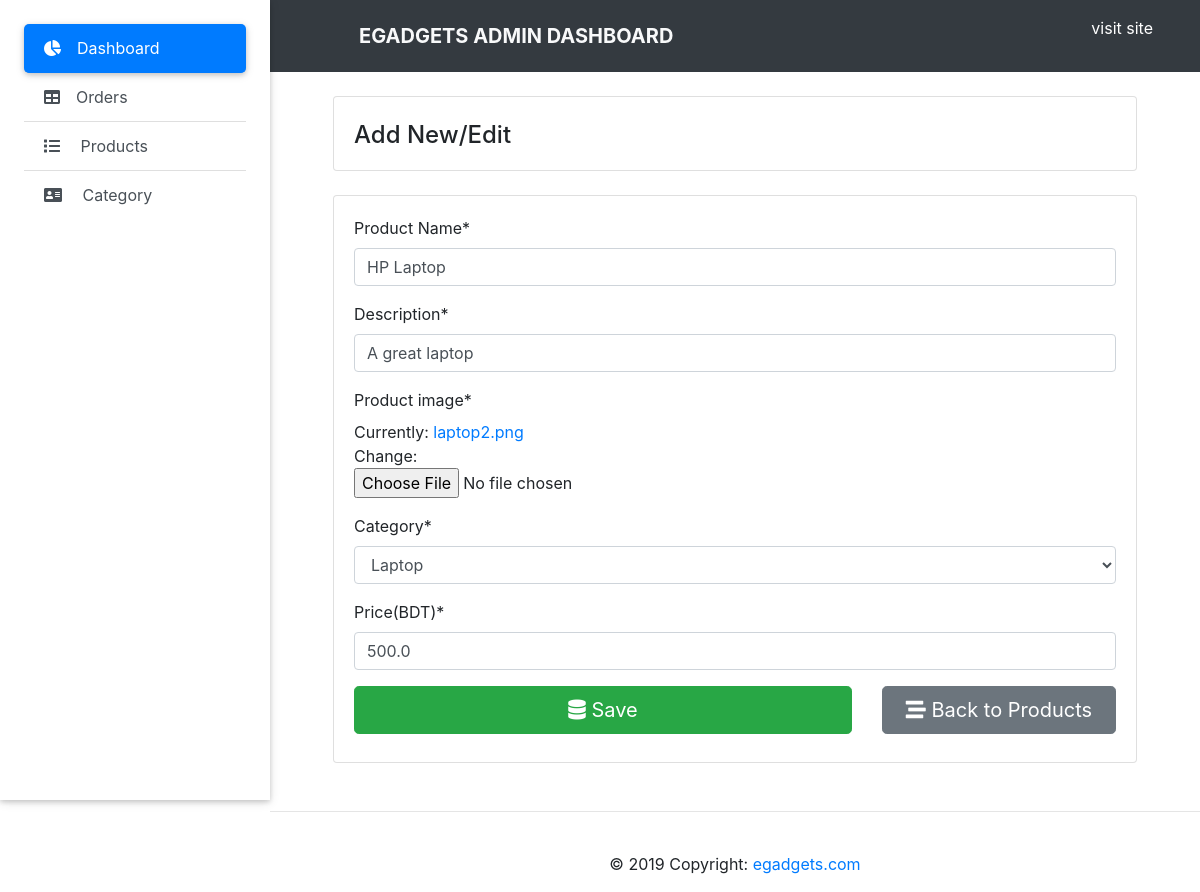
Screenshot of /product_update/5 (signed in) with the database file from the repository.
### product/models.py (models this page shows, shortened)
class Product(models.Model):
    title = models.CharField(max_length=100, null=True)
    description = models.CharField(max_length=1000, null=True)
    product_image = models.ImageField(default="product.jpg", null=True)
    category = models.ForeignKey(Category, null=True, on_delete=models.CASCADE)
    price = models.FloatField('Price : $', null=True)
    date_created = models.DateTimeField(auto_now_add=True, null=True)

class Category(models.Model):
    category = models.CharField(max_length=100, null=True)
    def __str__(self):
        return self.category

### accounts/decorators.py (the view)
        def wrapper_func(request, *args, **kwargs):
            group = None
            if request.user.groups.exists():
                group = request.user.groups.all()[0].name
            if group in allowed_roles:
                return view_func(request, *args, **kwargs)
            else:
                return HttpResponse(
                    '<div align="center" style="font-size:40px; color:red;margin:10%;">You are not authorized to view this page</div>')

### accounts/forms.py
class ProductForm(forms.ModelForm):
    class Meta:
        model = Product
        fields = '__all__'
        labels = {
            'title': 'Product Name',
            'price': 'Price(BDT)',
        }
    def __init__(self, *args, **kwargs):
        super(ProductForm, self).__init__(*args, **kwargs)
        self.fields['category'].empty_label = "Select Category"

### accounts/admin_views.py (called while the page is built, shortened)
@allowed_users(allowed_roles=['admin'])
def product_form(request, id=0):
    if request.method == "GET":
        if id == 0:
            form = ProductForm()
        else:
            product = Product.objects.get(id=id)
            form = ProductForm(instance=product)
        return render(request, "admin/product_form.html", {'form': form})

### accounts/templates/admin/product_form.html (shortened to what this page needs)
{% extends "admin.html" %} {% block admin%} {% load crispy_forms_tags %}
<main class="pt-5 mx-lg-5">
  <div class="container-fluid mt-1">
    <div class="card mt-5 mb-4 wow fadeIn">
      <div class="card-body d-sm-flex justify-content-between">
        <h4 class="mb-2 mb-sm-0 pt-1">
          <span>Add New/Edit</span>
        </h4>
      </div>
    </div>
    <div class="row wow fadeIn">
      <div class="col-md-12 mb-4">
        <div class="card">
          <div class="card-body">
            <form action="" method="post" autocomplete="off" enctype="multipart/form-data">
              {{form.title|as_crispy_field}}
              {{form.description|as_crispy_field}}
              {{form.product_image|as_crispy_field}}
              {{form.category|as_crispy_field}}
              {{form.price|as_crispy_field}}
              <div class="row">
                <div class="col-md-8 mb-2">
                  <button
                    type="submit"
                    class="btn btn-success btn-block btn-lg"
                  >
                    <i class="fas fa-database"></i> Save
                  </button>
                </div>
                <div class="col-md-4 mb-2">
                  <a
                    href="{% url 'product_view' %}"
                    class="btn btn-secondary btn-block btn-lg"
                  >
                    <i class="fas fa-stream"></i> Back to Products
                  </a>
                </div>
              </div>
            </form>
          </div>
        </div>
      </div>
    </div>
  </div>
</main>
{% endblock %}

### templates/admin.html (style rules this page uses)
@media (min-width: 1200px) { .page-footer, main { padding-left: 270px; } }

### rows the page displays
Product: title "HP Laptop", description "A great laptop", price "500.0"
Category: category "Laptop"
